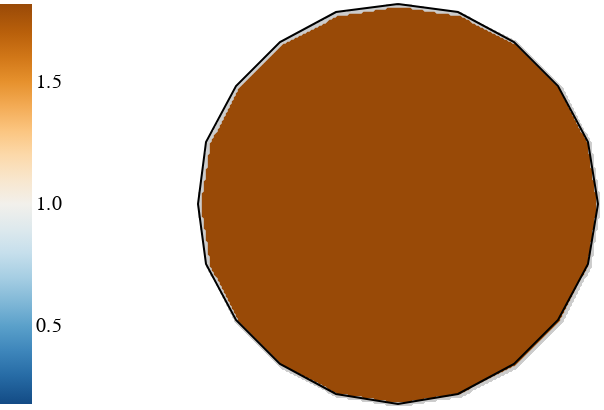

Source (notebook cell):
### Code cell
# change r to get new polygon

json_df = create_polygon_grid(n =20, r = 100)

with open("contour_grid.json", "w") as outfile:
    outfile.write(json.dumps(json_df))






vega.ipy_display(vega.polygon_contour_vega(json_df))

### Figure 1 — Vega specification as saved in the notebook (floating-point values rounded to 4 significant figures; data arrays with more than 128 entries replaced by an {"elided": "..."} marker saying what was removed)
{"$schema": "https://vega.github.io/schema/vega/v5.json", "data": [{"name": "volcano", "values": {"height": 201, "values": {"elided": "40401 int values"}, "width": 201}}, {"name": "contours", "source": "volcano", "transform": [{"scale": {"expr": "width / datum.width"}, "smooth": true, "type": "isocontour", "zero": false}]}, {"name": "all_info", "values": {"height": 201, "svg_path": "M100 0 L130 4 L158 19 L180 41 L195 69 L200 100 L195 130 L180 158 L158 180 L130 195 L100 200 L69 195 L41 180 L19 158 L4 130 L0 100 L4 69 L19 41 L41 19 L69 4 L100 0", "values": {"elided": "40401 int values"}, "width": 201}}], "description": "A contour plot of the Maungawhau volcano in New Zealand.", "height": 201, "legends": [{"orient": "left", "stroke": "color", "symbolType": "stroke"}], "marks": [{"encode": {"enter": {"fill": {"field": "contour.value", "scale": "color"}, "stroke": {"value": "#ccc"}, "strokeWidth": {"value": 1}, "x": {"value": 50}, "y": {"value": 0}}}, "from": {"data": "contours"}, "transform": [{"field": "datum.contour", "type": "geopath"}], "type": "path"}, {"encode": {"enter": {"fill": {"value": "black"}, "stroke": {"value": "black"}}, "update": {"fillOpacity": {"value": 0}, "opacity": {"value": 1}, "path": {"field": "svg_path"}, "strokeWidth": {"value": 1}, "x": {"value": 50}, "y": {"value": 0}}}, "from": {"data": "all_info"}, "type": "path"}], "scales": [{"domain": {"data": "contours", "field": "contour.value"}, "name": "color", "range": {"scheme": "blueorange"}, "type": "linear"}], "width": 201}
